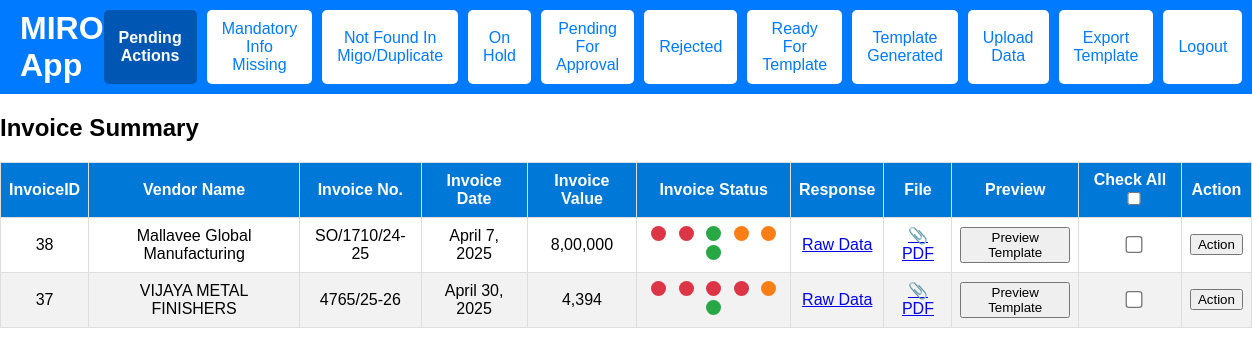
Screenshot of /all-invoices/ (signed in) with the database file from the repository.
### miroapp/models.py (models this page shows, shortened)
class InvoiceSummary(models.Model):
    company = models.ForeignKey('CompanyDetails', on_delete=models.CASCADE)
    InvoiceGroupKey = models.UUIDField(db_index=True)  # links to InvoiceDetails.InvoiceGroupKey
    InvoiceId = models.PositiveIntegerField(db_index=True)
    path = models.TextField()
    unique_name = models.CharField(max_length=100, blank=True, null=True)
    VendorCode = models.CharField(max_length=15, blank=True, null=True)
    VendorName = models.CharField(max_length=100, blank=True, null=True)
    InvoiceNo = models.CharField(max_length=50, blank=True, null=True)
    InvoiceDate = models.DateField(blank=True, null=True)
    VendorGst = models.CharField(max_length=15, blank=True, null=True)
    InvoiceValue = models.DecimalField(max_digits=12, decimal_places=2, blank=True, null=True)
    InvoiceValueMigo = models.DecimalField(max_digits=12, decimal_places=2, blank=True, null=True)
    ExchangeRate = models.CharField(max_length=3, blank=True, null=True)
    TaxCode = models.CharField(max_length=30, blank=True, null=True)
    WithholdingTaxCode = models.CharField(max_length=30, blank=True, null=True)
    Narration = models.CharField(max_length=50, blank=True, null=True)
    InvoiceCheck = models.JSONField(default=dict)
    Status = models.CharField(max_length=20, blank=True, null=True, default='Pending')
    Pending_with = models.CharField(max_length=20, default='Processor')
    original_data = models.JSONField(default=dict)
    checker_approval = models.JSONField(default=dict)
    field_matrix_change = models.JSONField(default=list)
    radio_matrix_change = models.JSONField(default=list)
    payment_indicator = models.CharField(max_length=10, blank=True, null=True)
    Currency = models.CharField(max_length=5, blank=True, null=True)
    InvCurrency = models.CharField(max_length=5, blank=True, null=True)
    account_indicator = models.CharField(max_length=3, blank=True, null=True)
    withholdtax = models.CharField(max_length=10, blank=True, null=True)
    CreatedAt = models.DateTimeField(auto_now_add=True)
    unplanned_cost = models.JSONField(default=dict)
    UpdatedAt = models.DateTimeField(auto_now=True)
    class Meta:
        verbose_name_plural = "Invoice Summaries"
        ordering = ['-CreatedAt']

### miroapp/views.py (the view)
# urls.py: path('all-invoices/', views.invoices, name='invoices'),
def invoices(request):
    company = request.user.company_code
    role = request.user.role
    role_matrix = RoleMatrix.objects.filter(company_id=company).first()
    rolematrix = {
        'field_matrix': role_matrix.field_matrix if role_matrix else {},
        'radio_matrix': role_matrix.radio_matrix if role_matrix else {},
    }
    unique_data_list = InvoiceSummary.objects.filter(company_id=company, Pending_with="Processor", Status='Pending')
    rolematrix_json = json.dumps(rolematrix)
    return render(
        request,
        'submitted_invoices.html',
        {
            'company': company,
            'data': unique_data_list,         # use directly in HTML loop
            'rolematrix': rolematrix_json,    # safe for JS
            'role': role
        }
    )

### miroapp/models.py (called while the page is built)
    def __str__(self):
        return f"{self.business_name} ({self.contact_person_email})"

### miroapp/templatetags/indian_numbers.py (called while the page is built)
@register.filter
def indian_comma(value):
    try:
        value = float(value)
    except:
        return value
    value = int(value)
    s = str(value)
    if len(s) <= 3:
        return s
    last3 = s[-3:]
    rest = s[:-3]
    parts = []
    while len(rest) > 2:
        parts.insert(0, rest[-2:])
        rest = rest[:-2]
    parts.insert(0, rest)
    return ",".join(parts) + "," + last3

### miroapp/templates/submitted_invoices.html (shortened to what this page needs)
<!DOCTYPE html>
<html>
<head>
</head>
<body>
    <header>
        <h1>
            <a href="/all-invoices/" style="text-decoration: none; color: inherit;">MIRO App</a>
        </h1>
        <nav>
            <button id="btn-uploaded" onclick="loadSection('uploaded')">Pending Actions</button>
            <button id="btn-no_data" onclick="loadSection('no_data')">Mandatory Info Missing</button>
            <button id="btn-waiting" onclick="loadSection('waiting')">Not Found In Migo/Duplicate</button>
            <button id="btn-hold" onclick="loadSection('hold')">On Hold</button>
            <button id="btn-approvalpending" onclick="loadSection('approvalpending')">Pending For Approval</button>
            <button id="btn-rejected" onclick="loadSection('rejected')">Rejected</button>
            <button id="btn-ready" onclick="loadSection('ready')">Ready For Template</button>
            <button id="btn-generated" onclick="loadSection('generated')">Template Generated</button>
            <button id="btn-uploaddata" onclick="loadSection('uploaddata')">Upload Data</button>
            <button onclick="exportTemplates()">Export Template</button>
            <button onclick="window.location.href='/logout/'">Logout</button>
        </nav>
    </header>
    <div id="contentArea">
        <h2>Invoice Summary</h2>
        <table id="invoiceTable">
            <thead>
                <tr>
                    <th>InvoiceID</th>
                    <th>Vendor Name</th>
                    <th>Invoice No.</th>
                    <th>Invoice Date</th>
                    <th>Invoice Value</th>
                    <th>Invoice Status</th>
                    <th>Response</th>
                    <th>File</th>
                    <th>Preview</th>
                    <th>
                        Check All
                        <input type="checkbox" id="checkAll">
                    </th>
                    <th>Action</th>
                </tr>
            </thead>
            <tbody>
                {% load indian_numbers %}
                {% for row in data %}
                <tr
                    data-groupkey="{{ row.InvoiceGroupKey }}"
                    data-accountindicator="{{ row.accountindicator }}"
                >
                    <td>{{ row.InvoiceId }}</td>
                    <td>{{ row.VendorName }}</td>
                    <td>{{ row.InvoiceNo }}</td>
                    <td>{{ row.InvoiceDate}}</td>
                    <td>{{ row.InvoiceValue|indian_comma }}</td>
                    <td>
                        {% for key, status in row.InvoiceCheck.items %}
                            <span class="status-radio {{ status.color }}"
                                title="{{ key }}"
                                data-tooltip="{{ status.message }}"
                                data-data='{{ status.data|safe }}'
                                onclick="showData(this.dataset.data, '{{ status.message|escapejs }}', '{{ status.color|escapejs }}', '{{ key|escapejs }}', '{{ row.InvoiceGroupKey|escapejs }}')">
                            </span>
                        {% endfor %}
                    </td>
                    <td>
                        <a href="/invoice-display/?response_file={{ row.unique_name }}.json" target="_blank">
                            Raw Data
                        </a>
                    </td>
                    <td>
                        <a href="/media/invoices/{{ company }}/{{ row.unique_name }}" target="_blank">
                            📎 PDF
                        </a>
                    </td>
                    <td>
                        <button class="btn btn-primary btn-sm" onclick="previewFunction('{{ row.InvoiceGroupKey }}')">
                            Preview Template
                        </button>
                    </td>
                    <td class="checkbox-col">
                        <input type="checkbox" class="row-check">
                    </td>
                    <td class="action-col" style="position: relative;">
                        <button class="btn btn-secondary btn-sm" onclick="toggleActionMenu(this)">
                            Action
                        </button>
                    </td>
                </tr>
                {% endfor %}
            </tbody>
        </table>
    </div>
</body>
</html>

### miroapp/templates/submitted_invoices.html (style rules this page uses)
body { font-family: Arial, sans-serif; margin: 0; padding: 0; }
table { width: 100%; border-collapse: collapse; text-align: center; }
th, td { border: 1px solid #ddd; padding: 8px; }
th { background-color: #0078D7; color: white; }
tr:nth-child(even) { background-color: #f2f2f2; }
.status-radio { display: inline-block; width: 15px; height: 15px; border-radius: 50%; margin: 0 4px; position: relative; cursor: pointer; }
.g { background-color: #28a745; }
.o { background-color: #fd7e14; }
.r { background-color: #dc3545; }
.checkbox-col input { transform: scale(1.3); cursor: pointer; }
header { background-color: #007bff; color: white; padding: 10px 20px; display: flex; justify-content: space-between; align-items: center; }
header h1 { margin: 0; }
nav { display: flex; gap: 10px; }
nav button { background-color: white; color: #007bff; border: none; padding: 10px 15px; cursor: pointer; border-radius: 5px; font-size: 16px; }
input, select { width: 100%; padding: 8px; border: 1px solid #ccc; border-radius: 6px; }
.active-btn { background-color: #0056b3 !important; color: white !important; font-weight: bold !important; }

### rows the page displays
InvoiceSummary: InvoiceId "38", VendorName "Mallavee Global Manufacturing", InvoiceNo "SO/1710/24-25", InvoiceDate "April 7, 2025", InvoiceValue|indian_comma "8,00,000"
InvoiceSummary: InvoiceId "37", VendorName "VIJAYA METAL FINISHERS", InvoiceNo "4765/25-26", InvoiceDate "April 30, 2025", InvoiceValue|indian_comma "4,394"
